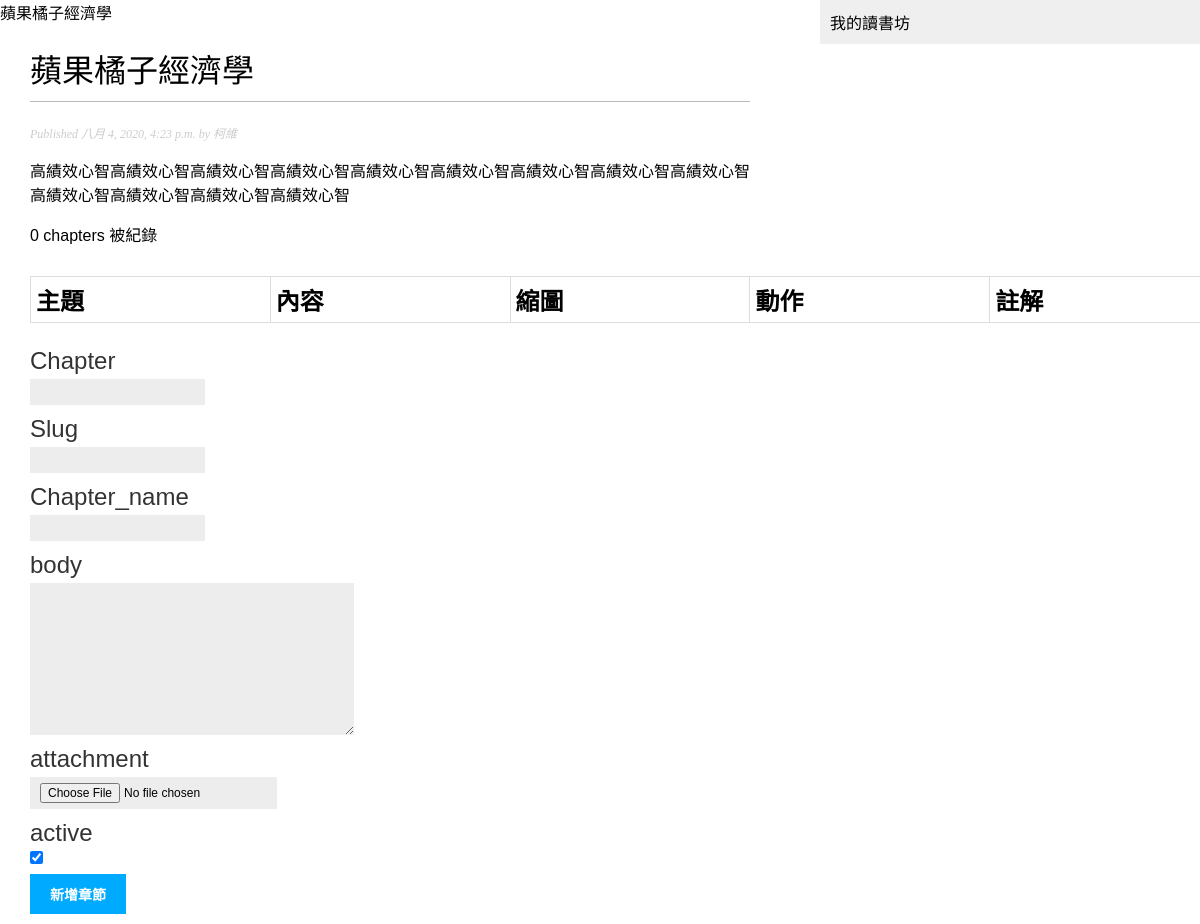
The page /app1/2020/8/4/books-2/ on the database its author committed.
### app1/models.py (models this page shows, shortened)
class Books(models.Model):
    STATUS_CHOICE = (('draft', 'Draft'),
                     ('published', 'Published')
                     )
    title = models.CharField(max_length=250)
    slug = AutoSlugField(max_length=250,populate_from='title', unique_for_date='publish'
                         ,editable=True,null=True,unique=True)
    author = models.CharField(max_length=20)
    owner = models.ForeignKey(User, on_delete=models.CASCADE, related_name='blog_posts')
    body = RichTextField()
    publish = models.DateTimeField(default=timezone.now)
    created = models.DateTimeField(auto_now_add=True)
    updated = models.DateTimeField(auto_now=True)
    status = models.CharField(max_length=10, choices=STATUS_CHOICE, default='draft')
    objects = models.Manager()
    published = PublishedManage()
    class Meta:
        ordering = ('-publish',)

### app1/views.py (the view)
# urls.py: path('<int:year>/<int:month>/<int:day>/<slug:post>/',views.chapter_detail  ,name = 'book_detail'),
def chapter_detail(request, year, month, day, post):
    books = get_object_or_404(Books, slug=post,
                             publish__year=year,
                             publish__month=month,
                             publish__day=day)
    chapters = books.chapter.filter(active=True)
    new_chapter: Chapter
    new_chapter = None
    chapter: Chapter
    if request.method == 'POST':
        chapter_form = ChapterForm(request.POST, request.FILES)
        if chapter_form.is_valid():
            new_chapter = chapter_form.save(commit=False)
            new_chapter.book = books
            new_chapter.save()
    else:
        chapter_form = ChapterForm()
    return render(request, 'blog/post/detail.html', {'books': books,
                                                     'chapters': chapters,
                                                     'new_chapter': new_chapter,
                                                     'chapter_form': chapter_form})

### app1/forms.py
class ChapterForm(forms.ModelForm):
    def __init__(self, *args, **kwargs):
        super(ChapterForm, self).__init__(*args, **kwargs)
        for field_name, field in self.fields.items():
            field.widget.attrs['class'] = 'form-control'
    class Meta:
        model = Chapter
        fields = ['slug','chapter','chapter_name','body','attachment','active']

### app1/templates/blog/post/detail.html (shortened to what this page needs)
{% extends "blog/base.html" %}
 {% load static %}
{% block content %}
 <h1>{{ books.title }}</h1>
  <p class="date">
    Published {{ books.publish }} by {{ books.author }}
  </p>
  {{ books.body|safe|linebreaks }}
    {% with chapters.count as total_chapters  %}
         {{ total_chapters}} chapter{{ total_chapters|pluralize }} 被紀錄
    <h2>
    {% endwith %}
      <table class="table">
          <thead><tr>
              <th>主題</th>
              <th>內容</th>
              <th>縮圖</th>
              <th>動作 </th>
              <th>註解 </th>
          </tr></thead>
    </table>
<div class="container">
        <form method="post" enctype="multipart/form-data">
          <div class="form-group">
                <label for="id_chapter">Chapter</label>
                {{ chapter_form.chapter }}
          </div>
          <div class="form-group">
                <label for="id_slug">Slug</label>
                {{ chapter_form.slug }}
          </div>
            <div class="form-group">
                <label for="id_chapter_name">Chapter_name</label>
                {{ chapter_form.chapter_name }}
          </div>
          <div class="form-group">
                <label for="id_body">body</label>
                {{ chapter_form.body }}
          </div>
              <div class="form-group">
                <label for="id_attachment">attachment</label>
                {{ chapter_form.attachment }}
          </div>
        <div class="form-group">
                <label for="id_active">active</label>
                {{ chapter_form.active }}
          </div>
            <p><input type="submit" value="新增章節"></p>
        </form>
</div>
{% endblock %}

### app1/static/css/blog.css (style rules this page uses)
body { margin:0; padding:0; font-family:helvetica, sans-serif; }
h1 { font-weight:normal; border-bottom:1px solid #bbb; padding:0 0 10px 0; }
h2 { font-weight:normal; margin:30px 0 0; }
p.date { color:#ccc; font-family: georgia, serif; font-size: 12px; font-style: italic; }
label { float:left; clear:both; color:#333; margin-bottom:4px; }
input, textarea { clear:both; float:left; margin:0 0 10px; background:#ededed; border:0; padding:6px 10px; font-size:12px; }
input[type=submit] { font-weight:bold; background:#00abff; color:#fff; padding:10px 20px; font-size:14px; text-transform:uppercase; }
table { font-family: arial,sans-serif; border-collapse:collapse ; width: 1200px; }
td,th { border: 1px solid #dddddd; text-align: left; padding: 5px; }

### rows shown on the page
Books: title "蘋果橘子經濟學", publish "八月 4, 2020, 4:23 p.m.", author "柯維", body "高績效心智高績效心智高績效心智高績效心智高績效心智高績效心智高績效心智高績效心智高績效心智高績效心智高績效心智高績效心智高績效心智"

### other values the page prints
{{ total_chapters }} "0"
